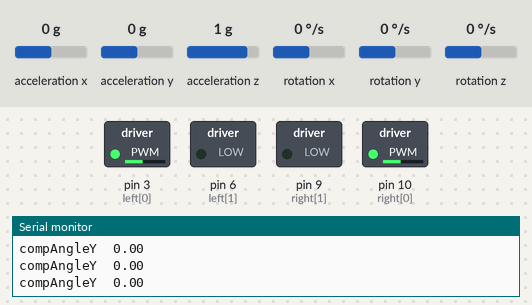
Recording of a sketch running on a simulated Arduino Uno, built with avr-gcc and run on an emulated ATmega328P. Shown: switched loads named in the sketch (green lamp = pin HIGH), the last lines printed to the serial monitor. Wiring (inferred from the names in the program): MPU-6050 motion sensor at I2C address 0x68. Inputs (shaded band) come from the test bench; at power-on: acceleration x 0 g, rotation y 0 °/s, acceleration y 0 g, acceleration z 1 g, rotation x 0 °/s, rotation z 0 °/s.

Above: at 1.3 s.
1.4 s: acceleration x set to 0.8 g
At 2.9 s:
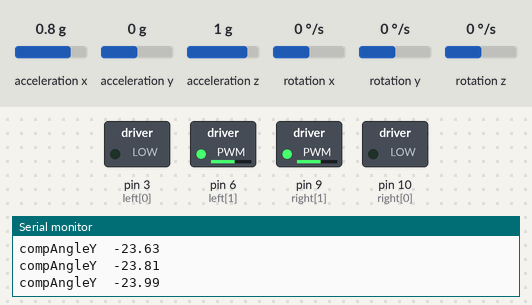
3.4 s: rotation y set to 100 °/s
At 4.07 s:
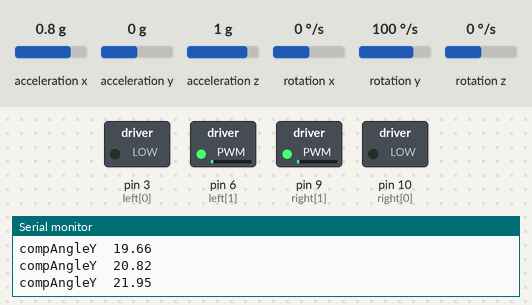
Timing chart, 0 to 6.4 s (numbered marks = the images above; inputs shaded):
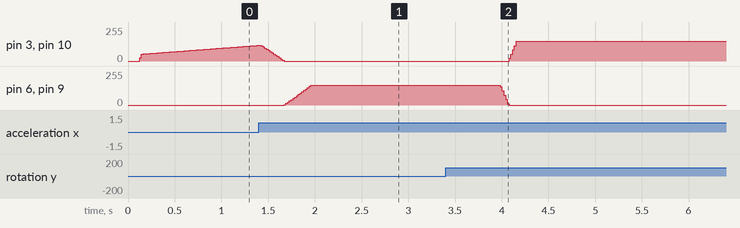

The sketch:

ARDUINO_MAIN_FILE_WITH_COMPLEMENTARY_FILTER.ino
```cpp
#include<Wire.h>
//#include "I2Cdev.h"
#include "MPU6050.h"
MPU6050 accelgyro(0x68);
#include<math.h>
#include<helper_3dmath.h>
VectorInt16  gyroReadout;
VectorInt16  aaReadout;


const int MPU_addr=0x68; // I2C address of the MPU-6050


const uint8_t IMUAddress = 0x68; // AD0 is logic low on the PCB
const uint16_t I2C_TIMEOUT = 1000; // Used to check for errors in I2C communication


uint32_t timer;

double compAngleX, compAngleY;


                                  //**motor
int right[2]={10,9};
int left[2]={3,6};

  //filter//
int acc_gyro_error;
VectorFloat Gyro_raw_error,acc_raw_error,gyroReadoutf,aaReadoutf;
double filtered_pitch,prev_filtered_acc_signal, gyro_prev_filtered_Signal,filtered_gyroangle,prev_filtered_pitch_signal;
double gyroangle,dt,prev_unfiltered_gyro;

double delta=0.00114;
uint8_t i2cData[14];


                                 //functions for i2c communication with mpu6050//
 uint8_t i2cWrite(uint8_t registerAddress, uint8_t data, bool sendStop) {
  return i2cWrite(registerAddress, &data, 1, sendStop); // Returns 0 on success
}
uint8_t i2cWrite(uint8_t registerAddress, uint8_t *data, uint8_t length, bool sendStop) {
  Wire.beginTransmission(IMUAddress);
  Wire.write(registerAddress);
  Wire.write(data, length);
  uint8_t rcode = Wire.endTransmission(sendStop); // Returns 0 on success
  if (rcode) {
    Serial.print(F("i2cWrite failed: "));
    Serial.println(rcode);
  }
  return rcode; // See: http://arduino.cc/en/Reference/WireEndTransmission
}
uint8_t i2cRead(uint8_t registerAddress, uint8_t *data, uint8_t nbytes) {
  uint32_t timeOutTimer;
  Wire.beginTransmission(IMUAddress);
  Wire.write(registerAddress);
  uint8_t rcode = Wire.endTransmission(false); // Don't release the bus
  if (rcode) {
    Serial.print(F("i2cRead failed: "));
    Serial.println(rcode);
    return rcode; // See: http://arduino.cc/en/Reference/WireEndTransmission
  }
  Wire.requestFrom(IMUAddress, nbytes, (uint8_t)true); // Send a repeated start and then release the bus after reading
  for (uint8_t i = 0; i < nbytes; i++) {
    if (Wire.available())
      data[i] = Wire.read();
    else {
      timeOutTimer = micros();
      while (((micros() - timeOutTimer) < I2C_TIMEOUT) && !Wire.available());
      if (Wire.available())
        data[i] = Wire.read();
      else {
        Serial.println(F("i2cRead timeout"));
        return 5; // This error value is not already taken by endTransmission
      }
    }
  }
  Wire.endTransmission(true);
  return 0; // Success
}


  void setup(){


//motor_intialization

for(int i=0;i<=1;i++)
{
  pinMode(left[i],OUTPUT);
  pinMode(right[i],OUTPUT);

}

pinMode(4,INPUT); //for interrupt_control

//****************//
  Serial.begin(115200);
  Wire.begin();
  #if ARDUINO >= 157
  Wire.setClock(400000UL); // Set I2C frequency to 400kHz
#else
  TWBR = ((F_CPU / 400000UL) - 16) / 2; // Set I2C frequency to 400kHz
#endif
  i2cData[0] = 7; // Set the sample rate to 1000Hz - 8kHz/(7+1) = 1000Hz
  i2cData[1] = 0x00; // Disable FSYNC and set 260 Hz Acc filtering, 256 Hz Gyro filtering, 8 KHz sampling
  i2cData[2] = 0x00; // Set Gyro Full Scale Range to ±250deg/s
  i2cData[3] = 0x00; // Set Accelerometer Full Scale Range to ±2g
  while (i2cWrite(0x19, i2cData, 4, false)); // Write to all four registers at once
  while (i2cWrite(0x6B, 0x01, true)); // PLL with X axis gyroscope reference and disable sleep mode

  while (i2cRead(0x75, i2cData, 1));
  if (i2cData[0] != 0x68) { // Read "WHO_AM_I" register tells  the address of mpu6050
    Serial.print(F("Error reading sensor"));
    while (1);
  }

 delay(100); // Wait for sensor to stabilize
  accelgyro.setXAccelOffset(-1320);
  accelgyro.setYAccelOffset(1385);
  accelgyro.setZAccelOffset(1109);
  accelgyro.setXGyroOffset(-68);
  accelgyro.setYGyroOffset(52);
  accelgyro.setZGyroOffset(-36);

  //accelgyro.setXAccelOffset(ax_offset);
 //accelgyro.setYAccelOffset(ay_offset);
 //accelgyro.setZAccelOffset(az_offset);
 //accelgyro.setXGyroOffset(gx_offset);
 //accelgyro.setYGyroOffset(gy_offset);
 //accelgyro.setZGyroOffset(g_offset);


  timer = micros();

  }
void loop(){

  double dt = (double)(micros() - timer) / 1000000; // Calculate delta time
  if(dt>=0.019) //almost 0.02 sec
  {//Serial.println(micros()-timer);
   timer = micros();


  accelgyro.getMotion6(&aaReadout.x,&aaReadout.y,&aaReadout.z,&gyroReadout.x,&gyroReadout.y,&gyroReadout.z);


  double pitch = atan(-aaReadout.x/ sqrt(pow(aaReadout.y,2)+ pow(aaReadout.z,2))) * RAD_TO_DEG;


 double gyroYrate = gyroReadout.y/ 131.0;


 // compAngleY = 0.4875*(compAngleY+gyroYrate*dtg) + 0.5125*pitch;   //4hz
 //compAngleY = 0.975*(compAngleY+gyroYrate*dtg) + 0.025*pitch;      //2hz

    compAngleY = 0.9875*(compAngleY+gyroYrate*dt) + 0.012410*pitch;   //cutt of frequency=1hz ;AND SAMPLING time =0.02sec ;
    //these numbers may be different(ie different cutt off frequency and different sampling time and
    //need to change for  different conditions
    //a pdf is available in my github account to discuss to how to find these numbers.

  Serial.print("compAngleY");Serial.print("\t");Serial.println(compAngleY);
  pid_set(-2.6,compAngleY,dt);   //-2.6 is desired equilibrium angle for my bot may be different in your case
}
}
```

motor_run.ino
```cpp
void moveMotors(float motorinput){
  if(motorinput>0)
   {
   //Serial.println("forward motion");
   analogWrite(right[1],motorinput);
   analogWrite(right[0],0);
   analogWrite(left[0],0);
   analogWrite(left[1],motorinput);
   }
   else if(motorinput<0)
   {
    motorinput=abs(motorinput);
    //backward motion
    analogWrite(right[0],motorinput);
    analogWrite(right[1],0);
    analogWrite(left[1],0);
    analogWrite(left[0],motorinput);
   }

  else if(motorinput>-10 && motorinput<10)
   {//INTEGRALTERM=0;
   //motorstop
    analogWrite(right[0],0);
    analogWrite(right[1],0);
    analogWrite(left[1],0);
    analogWrite(left[0],0);
   }


}
```

pid.ino
```cpp
float Kp_angle = 19.55;
float Ki_angle = 20;        //these three numbers is very crucial your bot performance need to be tuned
float Kd_angle = 0.204;
float iTermangle;
float lastTime_angle = 0;
float maxPID_angle = 150;
float minPID_angle=-150;
float preverror,angleoutput;

//float angleoutput;
unsigned long nextTime_angle = 0;

void pid_set(float target,float angle ,float dt){
  // Only run the controller once the time interval has passed

    angleoutput = PID_angle(target, angle , dt);
    moveMotors(angleoutput);
   // Serial.println(angleoutput);

  }


/****** ANGLE PID CONTROLLER *****/
float PID_angle(float target, float current,float dT) {

   float error=target - current;

  float pidangle = 0;

  iTermangle += error * dT;
  float dTerm = (error - preverror) / dT;
  preverror=error;

  // Multiply each term by its constant, and add it all up
  pidangle = (error * Kp_angle) + (iTermangle * Ki_angle) - (dTerm * Kd_angle);

  // Limit PID value to maximum values
  if ( pidangle > maxPID_angle) pidangle = maxPID_angle;
  else if ( pidangle < -maxPID_angle) pidangle = minPID_angle;
   return pidangle;
}
```

Measured:
- after the input at 1.4 s, pin 6 (left[1]), pin 9 (right[1]): moves from 0/255 to 150/255 over 0.31 s, starting after 0.27 s
- after the input at 3.4 s, pin 3 (left[0]), pin 10 (right[0]): 0/255 → 150/255 after 0.68 s; pin 6 (left[1]), pin 9 (right[1]): 150/255 → 0/255 after 0.58 s
